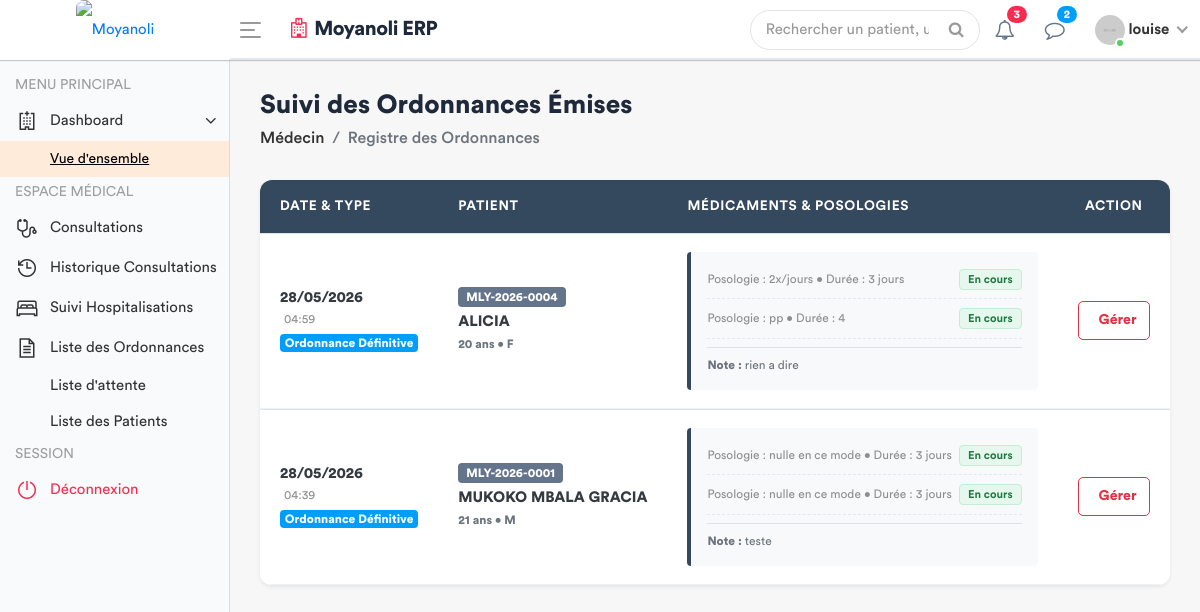
The page /medecin/ordonnances-delivrees/ (signed in) on the database as committed earlier.
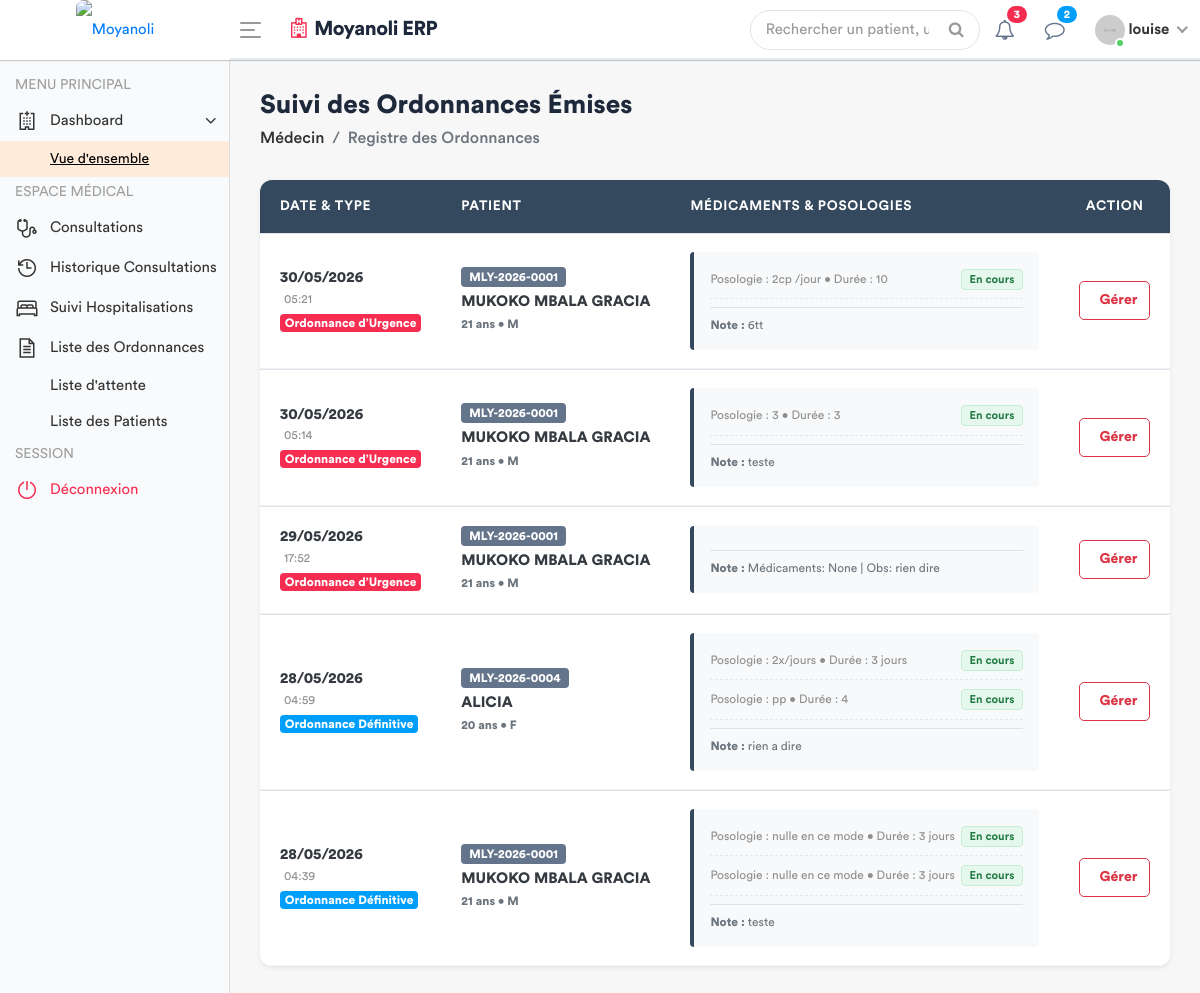
The same page on the database as committed later.
### apps/models.py (models this page shows, shortened)
class Ordonnance(models.Model):
    TYPE_CHOICES = [('URGENCE', 'Ordonnance d’Urgence'), ('DEFINITIVE', 'Ordonnance Définitive')]
    consultation = models.ForeignKey('Consultation', on_delete=models.CASCADE)
    date_prescrite = models.DateTimeField(default=timezone.now)
    type_ordonnance = models.CharField(max_length=20, choices=TYPE_CHOICES, default='URGENCE')
    diagnostic = models.CharField(max_length=255, blank=True)
    observation = models.TextField(blank=True)

class Consultation(models.Model):
    triage = models.OneToOneField(SigneVital, db_index=True, on_delete=models.CASCADE)
    medecin = models.ForeignKey(settings.AUTH_USER_MODEL, on_delete=models.SET_NULL, null=True)
    motif_consultation = models.TextField(verbose_name="Motif")
    histoire_maladie = models.TextField(verbose_name="Histoire de la maladie")
    examen_physique = models.TextField(verbose_name="Examen physique")
    complement_d_anamnese = models.CharField(max_length=200, null=True)
    hypothese_diagnostique = models.TextField(verbose_name="Hypothèse diagnostique")
    date_creation = models.DateTimeField(default=timezone.now)
    consultation_payee = models.BooleanField(default=False, verbose_name="Consultation payée")

class SigneVital(models.Model):
    patient = models.ForeignKey(Patient, on_delete=models.CASCADE)
    temperature = models.DecimalField(max_digits=4, decimal_places=1)
    poids = models.DecimalField(max_digits=5, decimal_places=2)
    tension_arterielle = models.CharField(max_length=10)
    frequence_cardiaque = models.IntegerField()
    frequence_respiratoire = models.IntegerField(null=True, blank=True)
    saturation_oxygene = models.IntegerField(null=True, blank=True)
    date_prelevement = models.DateTimeField(default=timezone.now)
    infirmier = models.ForeignKey(User, on_delete=models.SET_NULL, null=True)
    est_consulte = models.BooleanField(default=False)

class Patient(models.Model):
    code_patient = models.CharField(max_length=20, unique=True, editable=False)
    noms = models.CharField(max_length=100)
    service = models.ForeignKey('Service', on_delete=models.PROTECT, related_name='patients', null=True)
    sexe = models.CharField(max_length=1, choices=[('M', 'Masculin'), ('F', 'Féminin')])
    age = models.CharField(max_length=30)
    adresse = models.TextField()
    telephone = models.CharField(max_length=20)
    fiche_payee = models.BooleanField(default=False) # Pour le 1er passage
    created_by = models.ForeignKey(User, on_delete=models.SET_NULL, null=True, related_name='patients_crees')
    date_creation = models.DateTimeField(auto_now_add=True)
    date_modification = models.DateTimeField(auto_now=True)

class Medicament(models.Model):
    ordonnance = models.ForeignKey('Ordonnance', on_delete=models.CASCADE, related_name='medicaments')
    nom = models.CharField(max_length=255)
    posologie = models.CharField(max_length=255)
    duree = models.CharField(max_length=100)
    STATUT_CHOICES = [('EN_COURS', 'En cours'), ('STOPPE', 'Stoppé')]
    statut = models.CharField(max_length=20, choices=STATUT_CHOICES, default='EN_COURS')

### apps/views.py (the view, shortened to what this page needs)
# urls.py: path('medecin/ordonnances-delivrees/', views.liste_ordonnances_delivrees_view, name='liste_ordonnances_delivrees'),
@login_required
def liste_ordonnances_delivrees_view(request):
    ordonnances_medecin = Ordonnance.objects.select_related(
        'consultation__triage__patient'
    ).prefetch_related(
        'medicaments'
    ).order_by('-date_prescrite')
    role = Fonction.objects.filter(userKey=request.user).first()
    fonctionKey = role.fonctionKey.roleName if role and role.fonctionKey else None
    context = {
        'ordonnances_medecin': ordonnances_medecin,
        'fonctionKey': fonctionKey
    }
    return render(request, 'back-end/medecin/liste_ordonnances_delivrees.html', context)

### apps/templates/back-end/medecin/liste_ordonnances_delivrees.html (shortened to what this page needs)
<!DOCTYPE html>
{% load static %}
<html lang="fr">
<head>
    {% include 'back-end/includes/css.html' %}
</head>
<body>
    <div class="main-wrapper">
        {% include 'back-end/includes/header.html' %}
        {% include 'back-end/includes/sidebar.html' %}
        <div class="page-wrapper">
            <div class="content container-fluid">
                <div class="page-header">
                    <div class="row">
                        <div class="col">
                            <h3 class="page-title" style="font-weight: 700; color: #1e293b;">Suivi des Ordonnances Émises</h3>
                            <ul class="breadcrumb">
                                <li class="breadcrumb-item"><a href="#">Médecin</a></li>
                                <li class="breadcrumb-item active">Registre des Ordonnances</li>
                            </ul>
                        </div>
                    </div>
                </div>
                <div class="card shadow-sm custom-table-card">
                    <div class="card-body p-0">
                        <div class="table-responsive">
                            <table class="table table-modern table-hover mb-0" width="100%">
                                <thead>
                                    <tr>
                                        <th style="width: 15%;">Date & Type</th>
                                        <th style="width: 25%;">Patient</th>
                                        <th style="width: 45%;">Médicaments & Posologies</th>
                                        <th style="width: 15%;" class="text-center">Action</th>
                                    </tr>
                                </thead>
                                <tbody>
                                    {% for ord in ordonnances_medecin %}
                                    <tr>
                                        <td class="align-middle">
                                            <div class="text-dark font-weight-bold">{{ ord.date_prescrite|date:"d/m/Y" }}</div>
                                            <small class="text-muted d-block mb-1">{{ ord.date_prescrite|date:"H:i" }}</small>
                                            <span class="badge {% if ord.type_ordonnance == 'URGENCE' %}badge-danger{% else %}badge-info{% endif %} font-weight-bold" style="font-size: 0.75rem;">
                                                {{ ord.get_type_ordonnance_display }}
                                            </span>
                                        </td>
                                        <td class="align-middle">
                                            <span class="badge badge-secondary mb-1 px-2 py-1" style="font-size: 0.75rem; background-color: #64748b;">
                                                {{ ord.consultation.triage.patient.code_patient }}
                                            </span>
                                            <span class="d-block text-uppercase font-weight-bold text-dark">{{ ord.consultation.triage.patient.noms }}</span>
                                            <small class="text-secondary font-weight-bold">{{ ord.consultation.triage.patient.age }} ans &bull; {{ ord.consultation.triage.patient.sexe }}</small>
                                        </td>
                                        <td class="align-middle">
                                            <div class="bg-light p-3 rounded" style="border-left: 4px solid #34495e;">
                                                {% for medoc in ord.medicaments.all %}
                                                <div class="d-flex justify-content-between align-items-center medoc-item">
                                                    <div>
                                                        <span class="text-muted small d-block">
                                                            Posologie : {{ medoc.posologie }} &bull; Durée : {{ medoc.duree }}
                                                        </span>
                                                    </div>
                                                    <div>
                                                        {% if medoc.statut == 'EN_COURS' %}
                                                            <span class="badge badge-actif px-2 py-1 small">En cours</span>
                                                        {% else %}
                                                            <span class="badge badge-stoppe px-2 py-1 small">Stoppé</span>
                                                        {% endif %}
                                                    </div>
                                                </div>
                                                {% endfor %}
                                                {% if ord.observation %}
                                                    <div class="mt-2 pt-2 border-top small text-secondary">
                                                        <strong>Note :</strong> {{ ord.observation }}
                                                    </div>
                                                {% endif %}
                                            </div>
                                        </td>
                                        <td class="text-center align-middle">
                                            <button type="button" class="btn btn-outline-danger btn-sm btn-block font-weight-bold py-2" data-toggle="modal" data-target="#modalGerer{{ ord.id }}">
                                                 Gérer
                                            </button>
                                        </td>
                                    </tr>
                                    {% endfor %}
                                </tbody>
                            </table>
                        </div>
                    </div>
                </div>
            </div>
        </div>
    </div>
</body>
</html>

### apps/templates/back-end/includes/css.html (shortened to what this page needs)
{% load static %}
        <link rel="stylesheet" href="{% static 'back-end/assets/css/bootstrap.min.css'%}">
        <link rel="stylesheet" href="{% static 'back-end/assets/css/font-awesome.min.css'%}">
        <link rel="stylesheet" href="{% static 'back-end/assets/css/line-awesome.min.css'%}">
		<link rel="stylesheet" href="{% static 'back-end/assets/plugins/morris/morris.css'%}">
        <link rel="stylesheet" href="{% static 'back-end/assets/css/style.css'%}">
		<link rel="stylesheet" href="{% static 'back-end/assets/css/dataTables.bootstrap4.min.css'%}">
		<link rel="stylesheet" href="{% static 'back-end/assets/css/select2.min.css'%}">
		<link rel="stylesheet" href="{% static 'back-end/assets/css/bootstrap-datetimepicker.min.css'%}">

### apps/templates/back-end/includes/header.html (shortened to what this page needs)
{% load static %}
<div class="header" style="background: #ffffff; border-bottom: 2px solid #e2e8f0;">
    <div class="header-left" style="background: #ffffff;">
        <a href="{% url 'home' %}" class="logo">
            <img src="{% static 'front-end/assets/dr/logo.jpeg' %}" width="45" height="45" alt="Moyanoli" style="border-radius: 8px;">
        </a>
    </div>
    <a id="toggle_btn" href="javascript:void(0);" style="color: #007bff;">
        <span class="bar-icon">
            <span></span>
            <span></span>
            <span></span>
        </span>
    </a>
    <div class="page-title-box">
        <h3 style="color: #1e293b; font-weight: 700; letter-spacing: -0.5px;">
            <i class="fa fa-hospital-o text-danger mr-2"></i>Moyanoli ERP
        </h3>
    </div>
    <ul class="nav user-menu">
        <li class="nav-item">
            <div class="top-nav-search">
                <form action="#">
                    <input class="form-control" type="text" placeholder="Rechercher un patient, un dossier...">
                    <button class="btn" type="submit"><i class="fa fa-search"></i></button>
                </form>
            </div>
        </li>
        <li class="nav-item dropdown">
            <a href="#" class="dropdown-toggle nav-link" data-toggle="dropdown">
                <i class="fa fa-bell-o" style="color: #64748b;"></i> <span class="badge badge-pill bg-danger">3</span>
            </a>
        </li>
        <li class="nav-item dropdown">
            <a href="#" class="dropdown-toggle nav-link" data-toggle="dropdown">
                <i class="fa fa-comment-o" style="color: #64748b;"></i> <span class="badge badge-pill bg-info">2</span>
            </a>
        </li>
        <li class="nav-item dropdown has-arrow main-drop">
            <a href="#" class="dropdown-toggle nav-link" data-toggle="dropdown">
                <span class="user-img">
                    <img src="{% static 'back-end/assets/img/profiles/avatar-21.jpg' %}" alt="">
                    <span class="status online"></span>
                </span>
                <span style="font-weight: 600;">{{ user.username }}</span>
            </a>
        </li>
    </ul>
</div>

### apps/templates/back-end/includes/sidebar.html (shortened to what this page needs)
<div class="sidebar" id="sidebar" style="background-color: #f8fafc;">
    <div class="sidebar-inner slimscroll">
        <div id="sidebar-menu" class="sidebar-menu">
            <ul>
                <li class="menu-title"> <span>MENU PRINCIPAL</span> </li>
                <li class="submenu">
                    <a href="#"><i class="la la-hospital"></i> <span> Dashboard</span> <span class="menu-arrow"></span></a>
                    <ul style="display: none;">
                        <li><a class="active" href="{% url 'dashboard' %}">Vue d'ensemble</a></li>
                    </ul>
                </li>
                {% if fonctionKey == 'medecin' %}
                    <li class="menu-title"> <span>ESPACE MÉDICAL</span> </li>
                    <li><a href="{% url 'liste_consultation_medecin' %}"><i class="la la-stethoscope"></i> <span>Consultations</span></a></li>
                    <li><a href="{% url 'liste_consultations' %}"><i class="la la-history"></i> <span>Historique Consultations</span></a></li>
                    <li><a href="{% url 'liste_hospitalisations' %}"><i class="la la-bed"></i> <span>Suivi Hospitalisations</span></a></li>
                    <li><a href="{% url 'liste_ordonnances' %}"><i class="la la-file-text"></i> <span>Liste des Ordonnances</span></a></li>
                    <li class="{% if request.resolver_match.url_name == 'liste_attente_medecin' %}active{% endif %}">
                        <a href="{% url 'liste_attente_medecin' %}"> <span>Liste d'attente</span></a>
                    </li>
                    <li><a href="{% url 'liste_patients_urgence' %}"> <span>Liste des Patients</span></a></li>
                {% endif %}
                <li class="menu-title"> <span>SESSION</span> </li>
                <li><a href="{% url 'deco' %}" class="text-danger"><i class="la la-power-off"></i> <span>Déconnexion</span></a></li>
            </ul>
        </div>
    </div>
</div>

### apps/templates/back-end/includes/js.html (shortened to what this page needs)
{% load static %}

### apps/templates/back-end/medecin/liste_ordonnances_delivrees.html (style rules this page uses)
.custom-table-card { border: none; border-radius: 12px; overflow: hidden; }
.table-modern { border-collapse: separate; border-spacing: 0; border: none !important; }
.table-modern thead th { background-color: #34495e !important; color: #ffffff !important; font-weight: 600; text-transform: uppercase; font-size: 0.85rem; padding: 16px 20px !important; border: none !important; }
.table-modern tbody tr { transition: all 0.2s ease-in-out; background-color: #ffffff; }
.table-modern tbody td { padding: 18px 20px !important; border-bottom: 1px solid #edf2f7 !important; }
.badge-actif { background-color: #e6f7ed; color: #1f7a42; border: 1px solid #c2eed4; font-weight: 600; }
.medoc-item { border-bottom: 1px dashed #e2e8f0; padding-bottom: 8px; margin-bottom: 8px; }

Rows that differ between the two databases and show on the page:
added Ordonnance: date_prescrite "30/05/2026", date_prescrite "05:21", type_ordonnance "Ordonnance d’Urgence", consultation.triage.patient.code_patient "MLY-2026-0001", consultation.triage.patient.noms "MUKOKO MBALA GRACIA", consultation.triage.patient.age "21", consultation.triage.patient.sexe "M", observation "6tt"
added Medicament: posologie "2cp /jour", duree "10", statut "En cours", shown under "30/05/2026"
added Ordonnance: date_prescrite "30/05/2026", date_prescrite "05:14", type_ordonnance "Ordonnance d’Urgence", consultation.triage.patient.code_patient "MLY-2026-0001", consultation.triage.patient.noms "MUKOKO MBALA GRACIA", consultation.triage.patient.age "21", consultation.triage.patient.sexe "M", observation "teste"
added Medicament: posologie "3", duree "3", statut "En cours", shown under "30/05/2026"
added Ordonnance: date_prescrite "29/05/2026", date_prescrite "17:52", type_ordonnance "Ordonnance d’Urgence", consultation.triage.patient.code_patient "MLY-2026-0001", consultation.triage.patient.noms "MUKOKO MBALA GRACIA", consultation.triage.patient.age "21", consultation.triage.patient.sexe "M", observation "Médicaments: None | Obs: rien dire"
